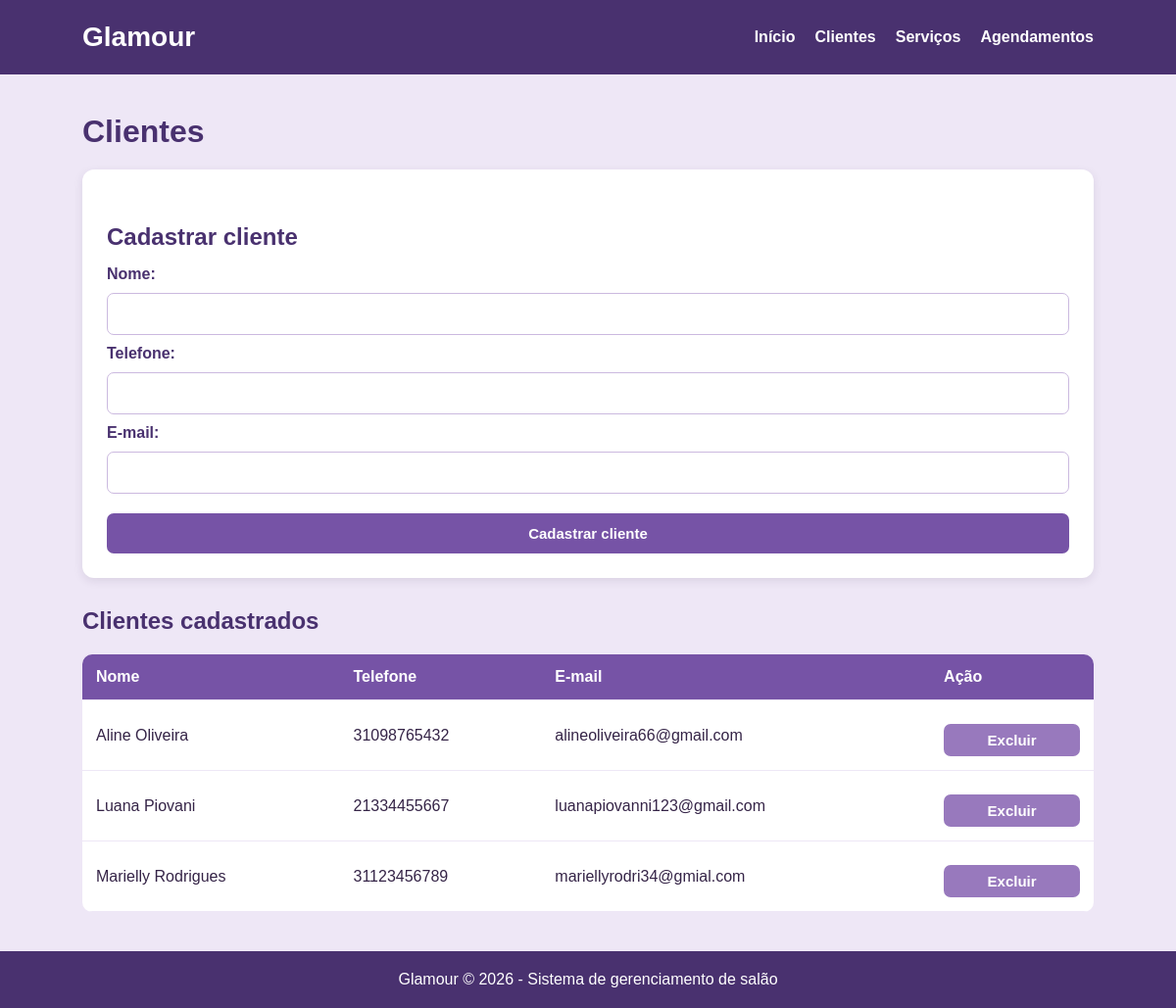
Screenshot of /clientes with the database file from the repository.
### tables this page shows
CREATE TABLE clientes (
            id INTEGER PRIMARY KEY AUTOINCREMENT,
            nome TEXT NOT NULL,
            telefone TEXT NOT NULL,
            email TEXT
        );

### app.py (the view, shortened to what this page needs)
@app.route("/clientes", methods=["GET", "POST"])
def clientes():
    conexao = conectar()
    lista_clientes = conexao.execute(
        "SELECT * FROM clientes ORDER BY nome"
    ).fetchall()
    conexao.close()
    return render_template(
        "clientes.html",
        clientes=lista_clientes
    )

### database.py (called while the page is built)
def conectar():
    conexao = sqlite3.connect(CAMINHO_BANCO)
    conexao.row_factory = sqlite3.Row
    conexao.execute("PRAGMA foreign_keys = ON")
    return conexao

### templates/clientes.html
{% extends "base.html" %}
{% block conteudo %}
<h1>Clientes</h1>
<div class="painel">
    <h2>Cadastrar cliente</h2>
    <form method="POST">
        <label>Nome:</label>
        <input type="text" name="nome" required>
        <label>Telefone:</label>
        <input type="text" name="telefone" required>
        <label>E-mail:</label>
        <input type="email" name="email">
        <button type="submit">Cadastrar cliente</button>
    </form>
</div>
<h2>Clientes cadastrados</h2>
<table>
    <tr>
        <th>Nome</th>
        <th>Telefone</th>
        <th>E-mail</th>
        <th>Ação</th>
    </tr>
    {% for cliente in clientes %}
    <tr>
        <td>{{ cliente.nome }}</td>
        <td>{{ cliente.telefone }}</td>
        <td>{{ cliente.email }}</td>
        <td>
            <form method="POST"
                  action="{{ url_for('excluir_cliente', id=cliente.id) }}"
                  onsubmit="return confirm('Deseja excluir este cliente?')">
                <button class="botao-excluir" type="submit">
                    Excluir
                </button>
            </form>
        </td>
    </tr>
    {% endfor %}
</table>
{% endblock %}

### static/css/style.css (style rules this page uses)
* { margin: 0; padding: 0; box-sizing: border-box; }
body { font-family: Arial, sans-serif; background-color: #EEE7F6; color: #352447; }
h1 { color: #49316F; margin-bottom: 12px; }
h2 { color: #49316F; margin: 30px 0 15px; }
.painel { background-color: white; padding: 25px; border-radius: 12px; margin: 20px 0; box-shadow: 0 3px 10px rgba(50, 30, 70, 0.1); }
form { display: flex; flex-direction: column; gap: 10px; }
label { font-weight: bold; color: #49316F; }
input, select { padding: 12px; border: 1px solid #CBB9DF; border-radius: 7px; font-size: 15px; background-color: white; }
button { background-color: #7653A6; color: white; border: none; padding: 12px; border-radius: 7px; cursor: pointer; font-size: 15px; font-weight: bold; margin-top: 10px; }
.botao-excluir { background-color: #9879BD; padding: 8px 12px; }
table { width: 100%; border-collapse: collapse; background-color: white; border-radius: 10px; overflow: hidden; margin: 20px 0; }
th, td { padding: 14px; text-align: left; border-bottom: 1px solid #EEE7F6; }
th { background-color: #7653A6; color: white; }

### rows the page displays
clientes: nome "Aline Oliveira", telefone "31098765432", email "alineoliveira66@gmail.com"
clientes: nome "Luana Piovani", telefone "21334455667", email "luanapiovanni123@gmail.com"
clientes: nome "Marielly Rodrigues", telefone "31123456789", email "mariellyrodri34@gmial.com"
